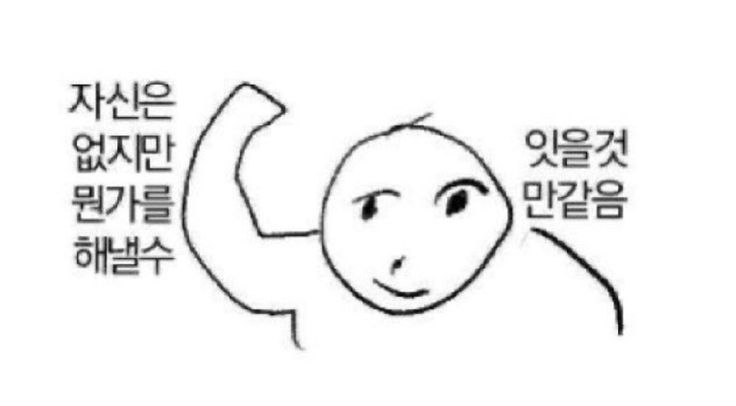
#> input picture Image/geunjagam.jpg, 736 x 406 px, found by its file name
$ python chap13_edge.py   (older library calls are emulated)
#> lines starting #> are read from the running program, lines starting #| are printed output that depends on the picture; after the words box and inside, x2 and y2 are one past the last pixel; in counts of white or black regions, pixels touching at a corner belong together
"""가장자리 검출"""
import os
import cv2
home_dir = os.path.expanduser("~/Documents/StudyPY/StudyPY/Image")
image_path = os.path.join(home_dir, "geunjagam.jpg")

src = cv2.imread(image_path, cv2.IMREAD_ANYCOLOR)
#> src is the input picture: shape (406, 736, 3); min 0, max 255, mean 242.3

# 가장자리 검출
# 이미지 상에서 가장자리는 전경과 배경이 구분되는 지점. 밝기가 큰폭으로 변하는 지점을 가장자리로 판단
gray = cv2.cvtColor(src, cv2.COLOR_BGR2GRAY)

# 입력이미지에서 가장자리 검출

# 소벨 함수
# dst = cv2.Sobel(src, ddepth, dx, dy, ksize, scale, delta, borderType)은
# 입력 이미지(src), 출력 이미지 정밀도, dx, dy, 커널 크기, 비율, 오프셋, 테두리 외삽법 으로
# 결과 이미지(dst)를 반환한다.
sobel = cv2.Sobel(gray, cv2.CV_8U, 0, 1, 3)
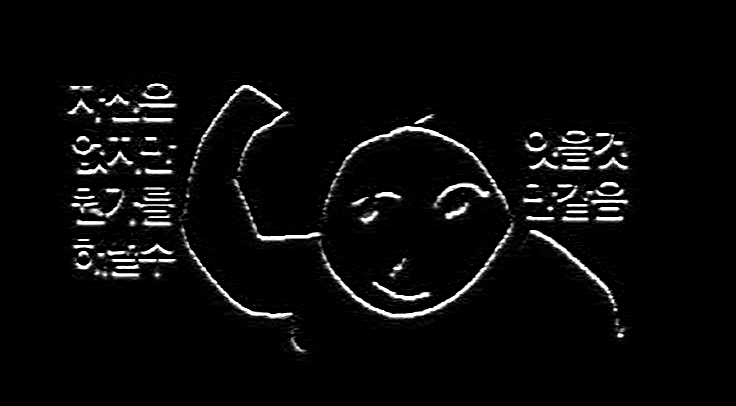
#> sobel: shape (406, 736); min 0, max 255, mean 9.9
# dx + dy >= 1 이어야함. 0의 값은 해당 방향으로 미분하지 않음을 의미

# 라플라시안 함수
# 밝은부분에서 발생한 것인지 어두운부분에서 발생한 것인지 알 수 있음.
laplacian = cv2.Laplacian(gray, cv2.CV_8U, ksize=3)
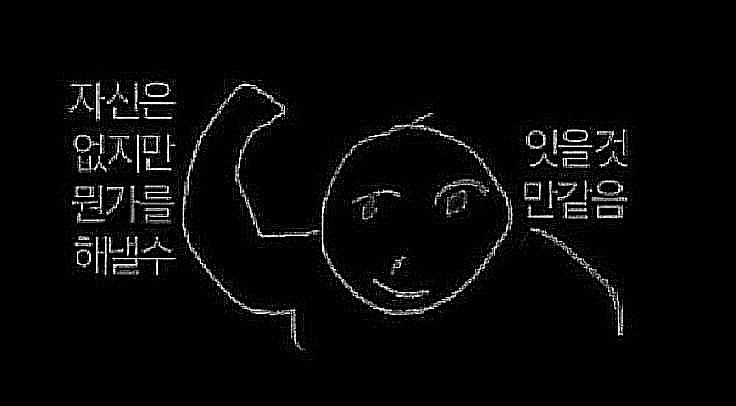
#> laplacian: shape (406, 736); min 0, max 255, mean 7.8

# 캐니 함수
# 강한 가장자리를 검출하는데에 목적을 둔 알고리즘
# 생성형 AI에서도 중요하게 쓰임.
canny = cv2.Canny(gray, 100, 200)
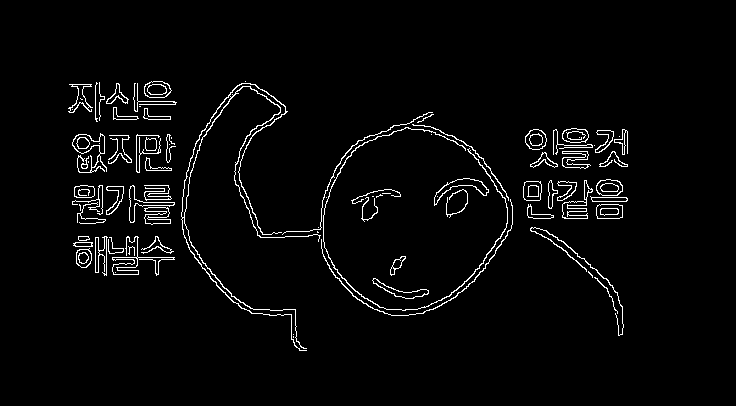
#> canny: shape (406, 736); 3.1% white in thin lines or dots, all inside (x1, y1, x2, y2) = (68, 81, 628, 351)

cv2.imshow("sobel", sobel)
cv2.imshow("laplacian", laplacian)
cv2.imshow("canny", canny)
cv2.waitKey()
cv2.destroyAllWindows()
